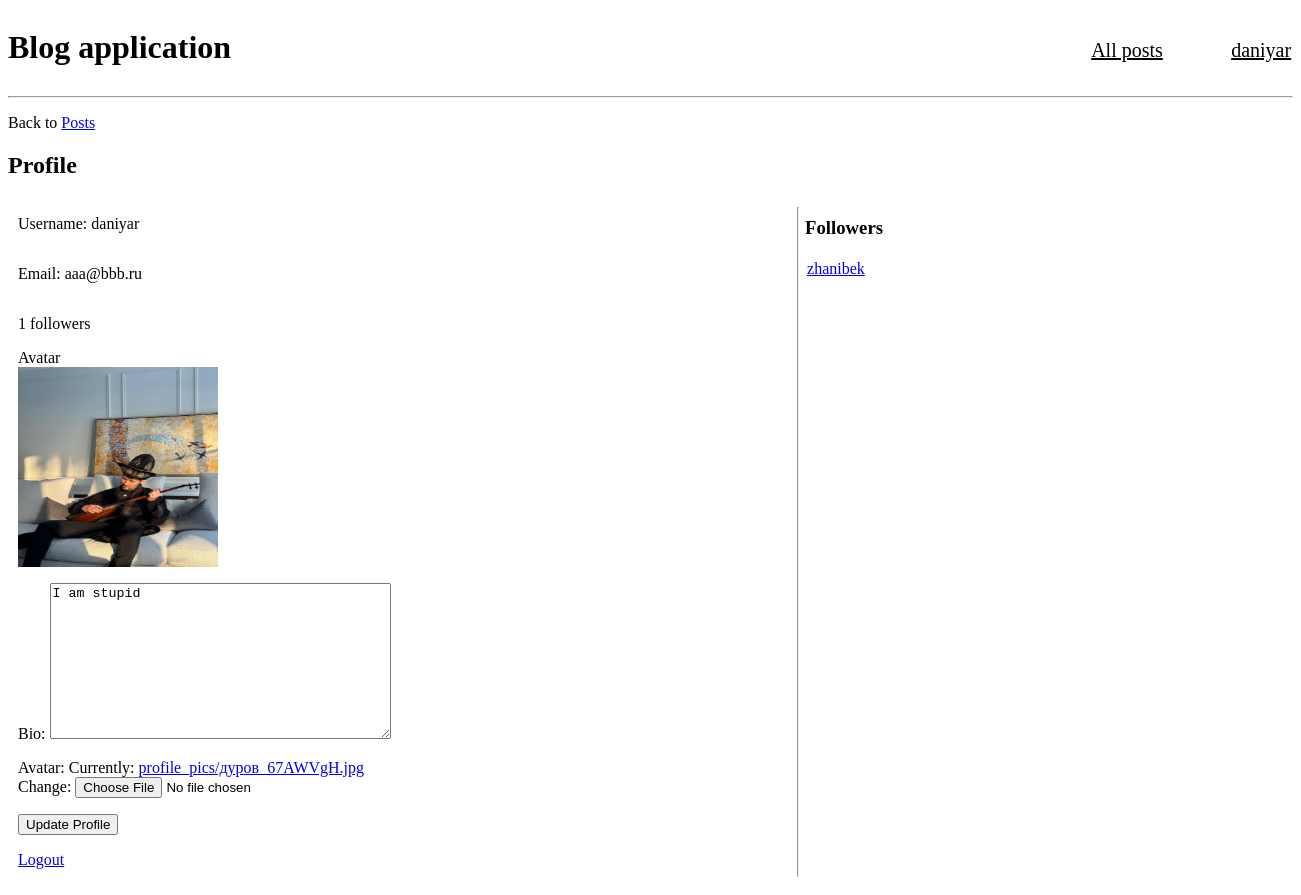
The page /profile/ (signed in) on the database as committed earlier.
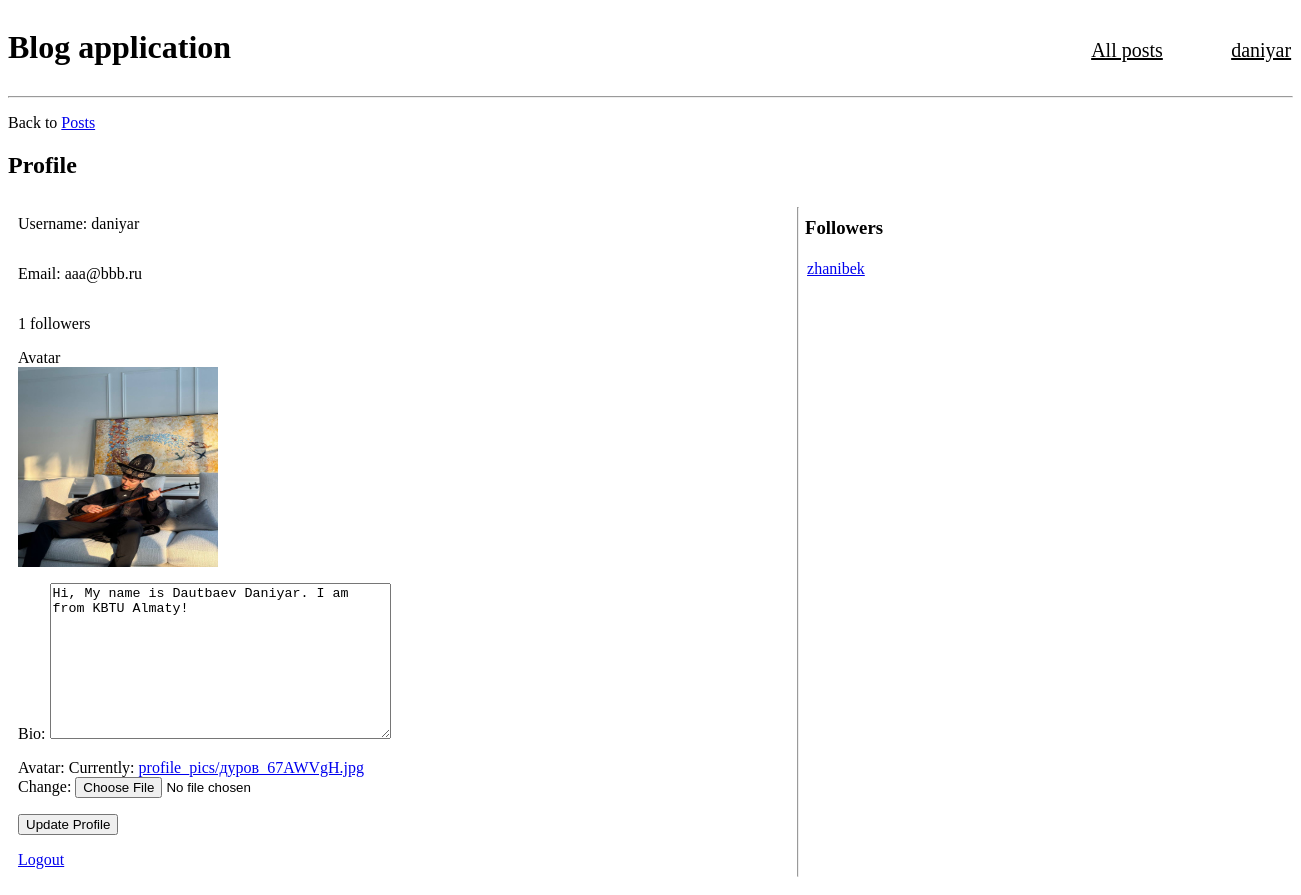
The same page on the database as committed later.
### users/models.py (models this page shows)
class Profile(models.Model):
    user = models.OneToOneField(User, on_delete=models.CASCADE)
    bio = models.TextField()
    avatar = models.ImageField(upload_to='profile_pics/', default='profile_pics/default.jpg')

### users/views.py (the view)
# urls.py: path('profile/', views.user_profile_edit, name='profile'),
def user_profile_edit(request):
    profile = request.user.profile  # Get the current user's profile
    followers_count = Follow.objects.filter(following=request.user).count()
    follower_users = Follow.objects.filter(following=request.user)
    if request.method == 'POST':
        form = ProfileUpdateForm(request.POST, request.FILES, instance=profile)
        if form.is_valid():
            form.save()  # Save the updated profile
            messages.success(request, 'Your profile has been updated successfully!')
            return redirect('profile')  # Redirect to the same page after saving
    else:
        form = ProfileUpdateForm(instance=profile)  # Pre-populate form with current profile data
    context = {
        'form': form,
        'profile': profile,
        'followers_count': followers_count,
        'follower_users': follower_users,
    }
    return render(request, 'profile.html', context)

### users/forms.py
class ProfileUpdateForm(forms.ModelForm):
    class Meta:
        model = Profile
        fields = ['bio', 'avatar']

### users/templates/profile.html (shortened to what this page needs)
{% extends 'base.html' %}
{% block content %}
    <p>Back to <a href="/posts/">Posts</a></p>
    <h2>Profile</h2>
    <div style="display: flex; flex-direction:row; margin:10px">
        <div style="display: flex; flex-direction:column; justify-items:center">
            <p>Username: {{user.username}}</p>
            <p>Email: {{user.email}}</p>
            <p>{{followers_count}} followers</p>
            <label for="avatar">Avatar</label>
            {% if profile.avatar %}
                <img id="avatar" src="{{ profile.avatar.url }}" alt="{{ profile.user.username }}'s Avatar" style="width: 200px; height: 200px;">
            {% else %}
               <p>You do not have avatar image yet</p>
            {% endif %}
            <form method="POST" enctype="multipart/form-data">
                {{ form.as_p }}
                <button type="submit" class="btn btn-primary">Update Profile</button>
            </form>
            <p><a href="/logout/">Logout</a></p>
        </div>
        <hr>
        <div style="display: flex; flex-direction:column; ; position:relative; left:-400px">
            <h3>Followers</h3>
            {% for x in follower_users %}
                <a href="/users/{{x.follower.id}}" style="margin: 2px;">{{x.follower}}</a>
            {% endfor %}
        </div>
    </div>
{% endblock %}

Rows that differ between the two databases and show on the page:
changed Profile: bio "I am stupid" → "Hi, My name is Dautbaev Daniyar. I am from KBTU Almaty!"
